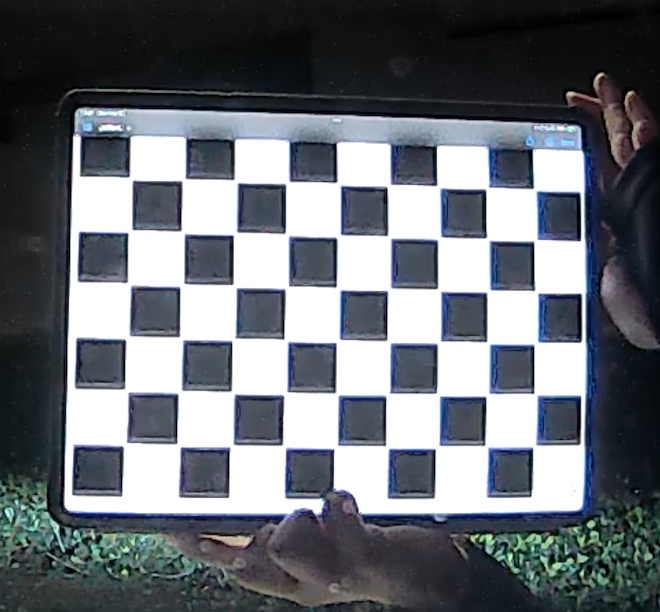
#> input picture truck-safety/resources/chessboard_dashcam_cropped.png, 660 x 612 px, found by its file name
$ python calibration_test.py
#> lines starting #> are read from the running program, lines starting #| are printed output that depends on the picture; after the words box and inside, x2 and y2 are one past the last pixel; in counts of white or black regions, pixels touching at a corner belong together
import cv2
import numpy as np

# Prepare object points (3D points in real world)
objp = np.zeros((6*7, 3), np.float32)
objp[:, :2] = np.mgrid[0:7, 0:6].T.reshape(-1, 2)

# Arrays to store object points and image points
objpoints = []  # 3D points in real world
imgpoints = []  # 2D points in image plane

# Load your dashcam image
img = cv2.imread("/home/jung/Desktop/hailo-rpi5-examples/truck-safety/resources/chessboard_dashcam_cropped.png")
#> img is the input picture: shape (612, 660, 3); mean B, G, R 117.4, 111, 105.9
gray = cv2.cvtColor(img, cv2.COLOR_BGR2GRAY)
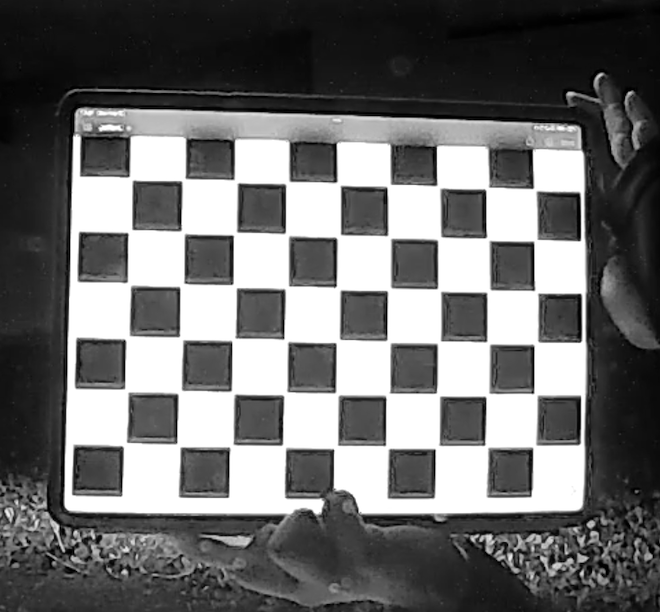
#> gray: shape (612, 660); min 0, max 255, mean 110.2
gray = cv2.adaptiveThreshold(gray, 255, cv2.ADAPTIVE_THRESH_GAUSSIAN_C, cv2.THRESH_BINARY, 11, 2)
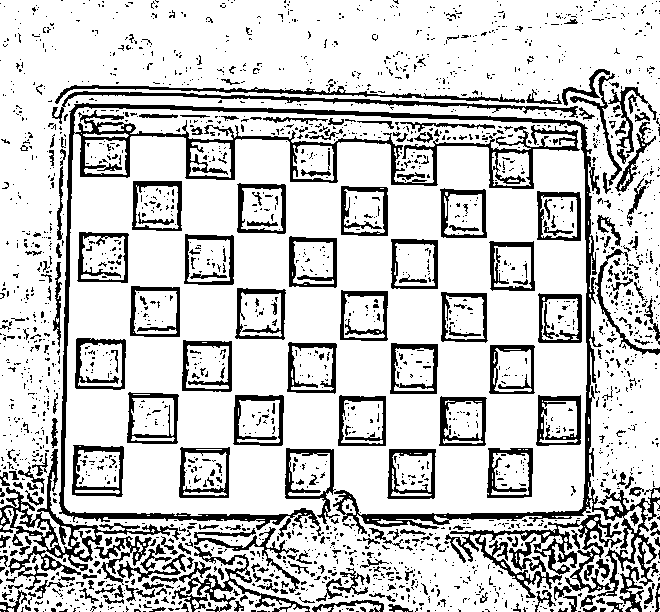
#> gray: shape (612, 660); 79.5% white; 2239 black regions (1951 under 20 px), largest, box (x1, y1, x2, y2) and area: (59, 103, 660, 597) 17458, (445, 514, 622, 598) 3784, (0, 449, 181, 590) 3414
cv2.imshow("gray img", gray)
# Find chessboard corners
ret, corners = cv2.findChessboardCorners(gray, (7, 6), None)
#> ret = False; corners = None
print(f"ret: {ret}, corners: {corners}")
#| ret: False, corners: None
if ret:
    objpoints.append(objp)
    imgpoints.append(corners)

    # Calibrate camera
    ret, mtx, dist, rvecs, tvecs = cv2.calibrateCamera(objpoints, imgpoints, gray.shape[::-1], None, None)

    print("Camera Matrix:\n", mtx)
    print("Distortion Coefficients:\n", dist)

    if np.all(np.abs(dist) < 0.1):
        print("✅ Camera follows the pinhole model!")
    else:
        print("❌ Camera has significant distortion!")
else:
    print("Chessboard not detected. Try a clearer image.")
